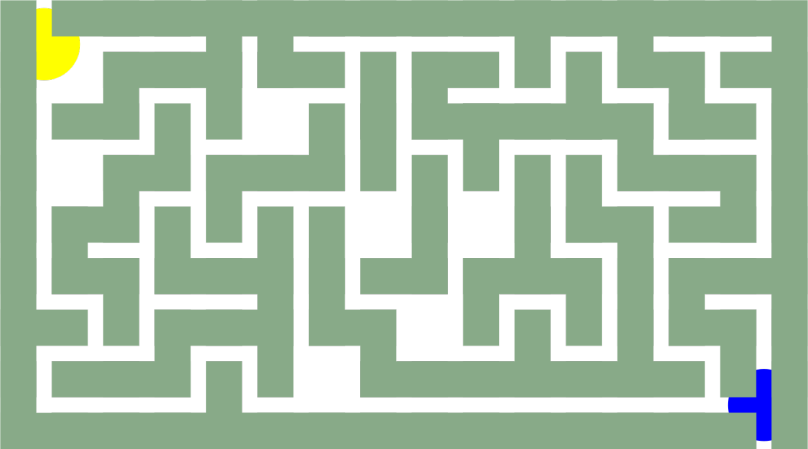
#> input picture Preprocessing/Screenshot_20240212_182933.png, 1616 x 897 px, found by its file name (shown at 1/2 size)
$ python prerocessing.py
#> lines starting #> are read from the running program, lines starting #| are printed output that depends on the picture; after the words box and inside, x2 and y2 are one past the last pixel; in counts of white or black regions, pixels touching at a corner belong together
#> further down, input_img is the input picture: shape (897, 1616, 3); mean B, G, R 171.5, 195.2, 171.9
import cv2
import numpy as np

def downscale(image, percentage):
    """ Downscalong for faster computation"""
#> called with percentage = 10
    width = int(image.shape[1] * percentage / 100)
#> width = 161
    height = int(image.shape[0] * percentage / 100)
#> height = 89
    resized_image = cv2.resize(image, (width, height), interpolation=cv2.INTER_AREA)
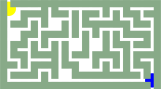
#> resized_image: shape (89, 161, 3); mean B, G, R 171.5, 195.2, 171.9
    return resized_image

def convert_to_black_and_white(img):
    """idk why but the solve algo is only working on bw images so here we are"""
    gray_img = cv2.cvtColor(img, cv2.COLOR_BGR2GRAY)
    _, thresh = cv2.threshold(gray_img, 240, 255, cv2.THRESH_BINARY)
    return cv2.cvtColor(thresh, cv2.COLOR_GRAY2BGR)

def convert_to_white(img):
    """removing the yellow and blue parts from the images"""
    converted_img = img.copy()
    yellow_lower = np.array([20, 100, 100], dtype=np.uint8)
    yellow_upper = np.array([60, 255, 255], dtype=np.uint8)
    blue_lower = np.array([90, 50, 50], dtype=np.uint8)
    blue_upper = np.array([120, 255, 255], dtype=np.uint8)
    hsv_img = cv2.cvtColor(img, cv2.COLOR_BGR2HSV)
#> hsv_img: shape (89, 161, 3); mean H, S, V 47.1, 37, 196.2
    yellow_mask = cv2.inRange(hsv_img, yellow_lower, yellow_upper)
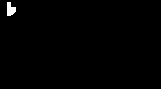
#> yellow_mask: shape (89, 161); 0.63% white; 1 white region, box (x1, y1, x2, y2) and area: (7, 2, 16, 16) 90
    blue_mask = cv2.inRange(hsv_img, blue_lower, blue_upper)
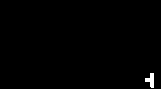
#> blue_mask: shape (89, 161); 0.55% white; 1 white region, box (x1, y1, x2, y2) and area: (145, 73, 154, 88) 79
    converted_img[np.where(yellow_mask == 255)] = [255, 255, 255]
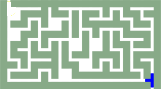
#> converted_img: shape (89, 161, 3); 0.63% of pixels changed, all inside (x1, y1, x2, y2) = (7, 2, 16, 16)
    converted_img[np.where(blue_mask == 255)] = [255, 255, 255]
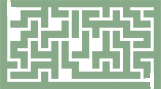
#> converted_img: shape (89, 161, 3); 0.55% of pixels changed, all inside (x1, y1, x2, y2) = (145, 73, 154, 88)
#> in convert_to_black_and_white, `_, thresh = cv2.threshold(gray_img, 240, 255, cv2.THRESH_BINARY)`:
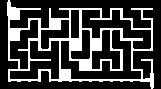
#> thresh: shape (89, 161); 24.3% white; 1 white region, box (x1, y1, x2, y2) and area: (7, 0, 154, 89) 3476
    return converted_img

def save_image(image, filename):
    cv2.imwrite(filename, image)

input_img = cv2.imread(r"C:\Users\peddu\OneDrive\Desktop\418_2024\Preprocessing\Screenshot_20240212_182933.png")
input_img = downscale(input_img,10)
input_img = convert_to_white(input_img)
input_img = convert_to_black_and_white(input_img)

save_image(input_img,"processsed.png")
